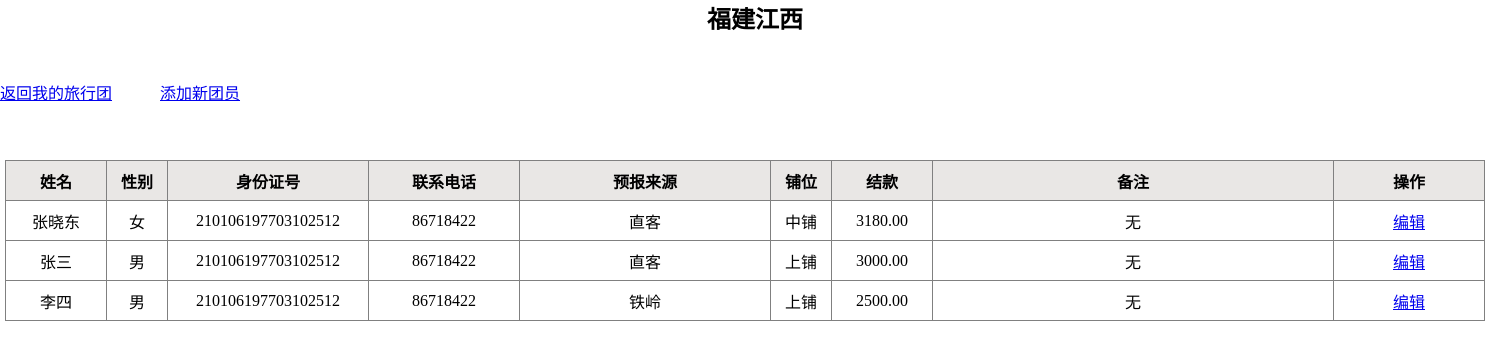
Screenshot of /topics/5/ (signed in) with the database file from the repository.
### learning_logs/models.py (models this page shows, shortened)
class Topic(models.Model):
    tour_name = models.CharField('旅行团名称', max_length=100)
    route1 = models.CharField('行程1', max_length=200, null=True, blank=True)
    route2 = models.CharField('行程2', max_length=200, null=True, blank=True)
    route3 = models.CharField('行程3', max_length=200, null=True, blank=True)
    route4 = models.CharField('行程4', max_length=200, null=True, blank=True)
    route5 = models.CharField('行程5', max_length=200, null=True, blank=True)
    date_added = models.DateField('建立时间', auto_now_add=True)
    date_start = models.DateField('出发日期')
    img = models.ImageField('图片', upload_to='img', max_length=200, help_text='文件应小于500k')
    img_name = models.CharField('图片名称', max_length=20,null=True, blank=True)
    text = models.CharField('旅行团备注', max_length=200, null=True, blank=True, default="")
    owner = models.ForeignKey(User, on_delete=models.CASCADE)
    def __str__(self):
        return self.tour_name
    class Meta:
        verbose_name = '旅行团'
        verbose_name_plural = '旅行团'

class Entry(models.Model):
    GENDER_CHOICES = (
        (u'男', u'男'),
        (u'女', u'女'),
    )
    bed_choices = (
        (u'上铺', u'上铺'),
        (u'中铺', u'中铺'),
        (u'下铺', u'下铺'),
    )
    topic = models.ForeignKey(Topic, on_delete=models.CASCADE, verbose_name='旅行团名称')
    date_added = models.DateField('入团时间', auto_now_add=True)
    name = models.CharField('参团人姓名', max_length=50)
    signup = models.CharField('预报来源', max_length=100)
    sex = models.CharField('性别', max_length=2, choices=GENDER_CHOICES)
    number = models.CharField('身份证号', max_length=18)
    phone = models.CharField('联系电话', max_length=12)
    bunk = models.CharField('铺位', max_length=4, choices=bed_choices, default='上铺')
    money = models.DecimalField('结款', max_digits=8, decimal_places=2)
    text = models.CharField('个人备注', max_length=100, null=True, blank=True, default="无")
    class Meta(object):
        verbose_name_plural = '参团人员'

### learning_logs/views.py (the view)
# urls.py: path('topics/<int:topic_id>/', views.topic, name='topic'),
@login_required
def topic(request, topic_id):
    topic = Topic.objects.get(id=topic_id)
    if topic.owner != request.user:
        raise Http404
    entries = topic.entry_set.order_by('-date_added')
    context = {'topic': topic, 'entries': entries, 'img': topic.img}
    return render(request, 'learning_logs/topic.html', context)

### templates/learning_logs/topic.html (shortened to what this page needs)
<head>
</head>
{% block header %}
    <h2 style="height: 80px; text-align: center">{{ topic }}</h2>
{% endblock header %}
{% block content %}
    <div style="height: 80px">
    <ul>
    <li>
            <a href="{% url 'learning_logs:topics' %}">返回我的旅行团</a>
        </li>
    <li>
        <a href="{% url 'learning_logs:new_entry' topic.id %}">添加新团员</a>
    </li>
</ul>
    </div>
    <div id="div_b">
        <table border=1px>
            <tr id="tr1">
                <th style="width: 100px;">姓名</th>
                <th style="width: 60px;">性别</th>
                <th style="width: 200px;">身份证号</th>
                <th style="width: 150px;">联系电话</th>
                <th style="width: 250px;">预报来源</th>
                <th style="width: 60px;">铺位</th>
                <th style="width: 100px;">结款</th>
                <th style="width: 400px;">备注</th>
                <th style="width: 150px;">操作</th>
            </tr>
            {% for entry in entries %}
                <tr>
                <td>{{ entry.name }}</td>
                <td>{{ entry.sex }}</td>
                <td>{{ entry.number }}</td>
                <td>{{ entry.phone }}</td>
                <td>{{ entry.signup }}</td>
                <td>{{ entry.bunk }}</td>
                <td>{{ entry.money }}</td>
                <td>{{ entry.text }}</td>
                <td><a href="{% url 'learning_logs:edit_entry' entry.id %}">
                    编辑</a>
                </td>
            {% empty %}
                没有更多的人了
            {% endfor %}
            </tr>
        </table>
    </div>
{% endblock content %}

### templates/learning_logs/topic.html (style rules this page uses)
#div_b { margin-left: auto; margin-right: auto; position: relative; width: 1500px; height: 800px; }
table { border-collapse: collapse; }
tr { height: 40px; }
td { text-align: center; }
th { text-align: center; }
#tr1 { background-color: #e9e7e5; }
* { margin: 0; padding: 0; }
ul, li { list-style: none; }
ul:after { content: ''; display: block; clear: both; }
li { width: 150px; height: 30px; float: left; margin-right: 10px; }

### rows the page displays
Topic: tour_name "福建江西"
Entry: name "张晓东", sex "女", number "210106197703102512", phone "86718422", signup "直客", bunk "中铺", money "3180.00", text "无"
Entry: name "张三", sex "男", number "210106197703102512", phone "86718422", signup "直客", bunk "上铺", money "3000.00", text "无"
Entry: name "李四", sex "男", number "210106197703102512", phone "86718422", signup "铁岭", bunk "上铺", money "2500.00", text "无"
